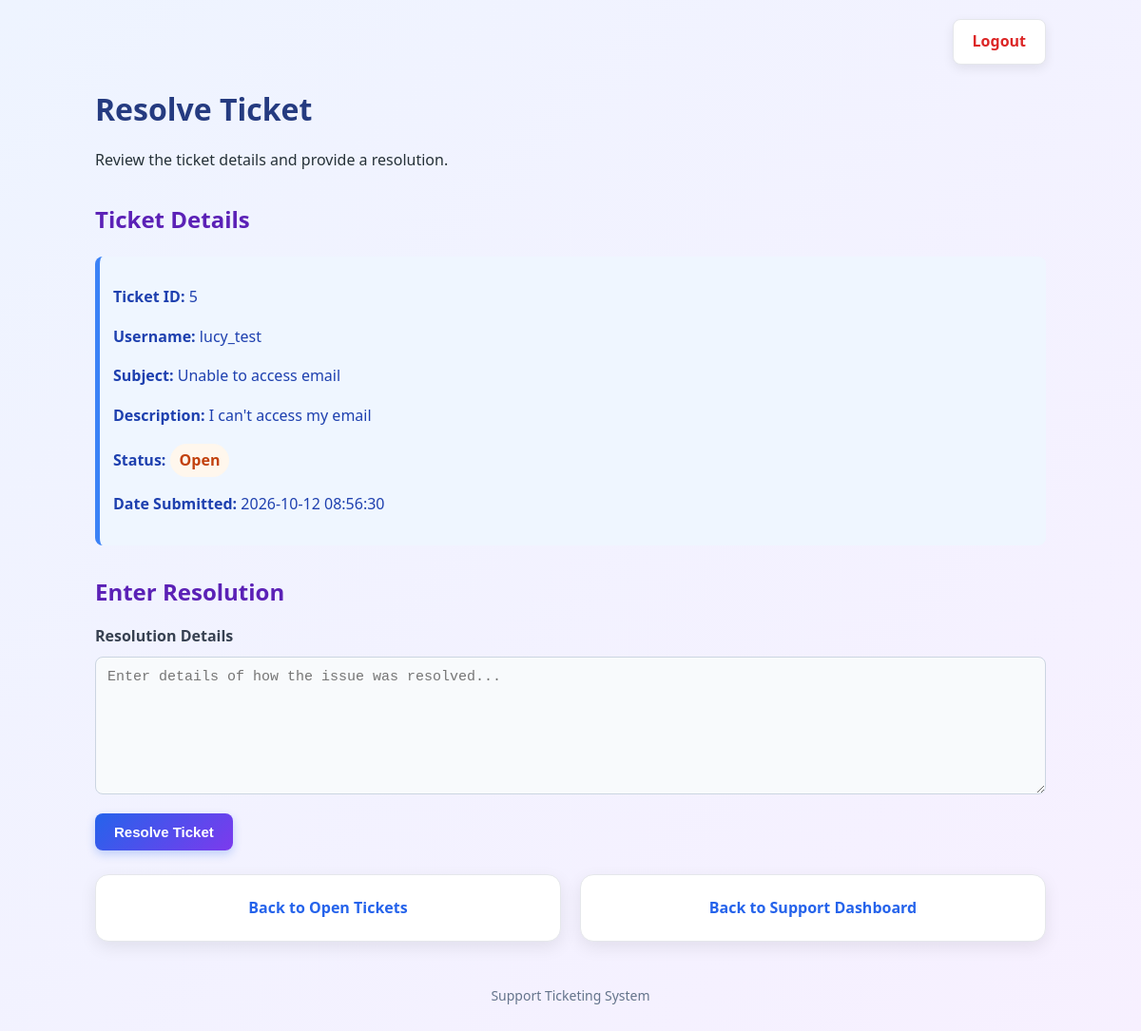
The app's page /resolve_ticket.php?id=5 (signed in) with its own data.
### tables this page shows
CREATE TABLE `tickets` (
  `ticket_id` int NOT NULL,
  `user_id` int NOT NULL,
  `subject` varchar(150) NOT NULL,
  `description` text NOT NULL,
  `status` enum('Open','Resolved','Closed') NOT NULL DEFAULT 'Open',
  `date_submitted` datetime NOT NULL DEFAULT CURRENT_TIMESTAMP,
  `resolution_details` text,
  `resolved_by` int DEFAULT NULL,
  `support_level` int NOT NULL DEFAULT '1'
);

CREATE TABLE `users` (
  `user_id` int NOT NULL,
  `username` varchar(50) NOT NULL,
  `password` varchar(255) NOT NULL,
  `full_name` varchar(100) NOT NULL,
  `email` varchar(100) NOT NULL
);

### html/resolve_ticket.php (the view, shortened to what this page needs)
<?php
require_once "config.php";
$ticket_id = isset($_GET["id"]) ? (int) $_GET["id"] : 0;
$ticket = null;
$sql = "SELECT
            tickets.ticket_id,
            tickets.subject,
            tickets.description,
            tickets.status,
            tickets.date_submitted,
            tickets.resolution_details,
            users.username
        FROM tickets
        INNER JOIN users
            ON tickets.user_id = users.user_id
        WHERE tickets.ticket_id = ?";
$stmt = $conn->prepare($sql);
$stmt->bind_param("i", $ticket_id);
$stmt->execute();
$result = $stmt->get_result();
if ($result->num_rows == 1) {
    $ticket = $result->fetch_assoc();
} else {
    $message = "Ticket not found.";
}
?>
<!DOCTYPE html>
<html lang="en">
<head>
    <link rel="stylesheet" href="style.css">
</head>
<body>
<div class="container">
    <div class="top-navigation">
        <a href="logout.php" class="top-logout">
            Logout
        </a>
    </div>
    <div class="dashboard-header">
        <h1>Resolve Ticket</h1>
        <p>
            Review the ticket details and provide a resolution.
        </p>
    </div>
    <?php if ($ticket): ?>
        <div class="form-card">
            <h2>Ticket Details</h2>
            <div class="info">
                <p>
                    <strong>Ticket ID:</strong>
                    <?php echo htmlspecialchars($ticket["ticket_id"]); ?>
                </p>
                <p>
                    <strong>Username:</strong>
                    <?php echo htmlspecialchars($ticket["username"]); ?>
                </p>
                <p>
                    <strong>Subject:</strong>
                    <?php echo htmlspecialchars($ticket["subject"]); ?>
                </p>
                <p>
                    <strong>Description:</strong>
                    <?php echo htmlspecialchars($ticket["description"]); ?>
                </p>
                <p>
                    <strong>Status:</strong>
                    <?php if ($ticket["status"] == "Open"): ?>
                        <span class="status-open">
                            Open
                        </span>
                    <?php elseif ($ticket["status"] == "Resolved"): ?>
                        <span class="status-resolved">
                            Resolved
                        </span>
                    <?php elseif ($ticket["status"] == "Closed"): ?>
                        <span class="status-closed">
                            Closed
                        </span>
                    <?php endif; ?>
                </p>
                <p>
                    <strong>Date Submitted:</strong>
                    <?php echo htmlspecialchars($ticket["date_submitted"]); ?>
                </p>
            </div>
        </div>
        <?php if ($ticket["status"] == "Open"): ?>
            <div class="form-card">
                <h2>Enter Resolution</h2>
                <form
                    method="POST"
                    action="resolve_ticket.php?id=<?php echo $ticket_id; ?>"
                >
                    <div class="form-group">
                        <label for="resolution_details">
                            Resolution Details
                        </label>
                        <textarea
                            id="resolution_details"
                            name="resolution_details"
                            rows="7"
                            placeholder="Enter details of how the issue was resolved..."
                            required
                        ></textarea>
                    </div>
                    <button
                        type="submit"
                        class="primary-button"
                    >
                        Resolve Ticket
                    </button>
                </form>
            </div>
        <?php endif; ?>
    <?php endif; ?>
    <div class="page-navigation">
        <a
            href="search_tickets.php"
            class="secondary-link"
        >
            Back to Open Tickets
        </a>
        <a
            href="support_dashboard.php"
            class="secondary-link"
        >
            Back to Support Dashboard
        </a>
    </div>
    <div class="footer">
        <p>Support Ticketing System</p>
    </div>
</div>
</body>
</html>

### html/style.css (style rules this page uses)
* { box-sizing: border-box; }
body { font-family: "Segoe UI", Arial, Helvetica, sans-serif; margin: 0; background: linear-gradient(135deg, #eef4ff, #f7f0ff); color: #263238; line-height: 1.6; }
.container { width: 90%; max-width: 1000px; margin: 20px auto; }
h1 { color: #253b80; margin-bottom: 15px; }
h2 { color: #5b21b6; margin-top: 30px; margin-bottom: 15px; }
.page-navigation { display: flex; gap: 20px; margin-top: 25px; flex-wrap: wrap; }
.secondary-link { display: block; flex: 1; min-width: 220px; background: white; padding: 22px 25px; border-radius: 14px; border: 1px solid #e5e7eb; box-shadow: 0 6px 18px rgba(0, 0, 0, 0.08); color: #2563eb; text-decoration: none; font-weight: 600; text-align: center; transition: all 0.2s ease; }
button { background: linear-gradient(135deg, #2563eb, #7c3aed); color: white; border: none; padding: 11px 20px; border-radius: 8px; cursor: pointer; font-size: 15px; font-weight: 600; box-shadow: 0 4px 10px rgba(37, 99, 235, 0.25); transition: all 0.2s ease; }
label { font-weight: 600; color: #374151; }
input[type="text"], input[type="email"], input[type="password"], textarea { width: 100%; max-width: 650px; padding: 12px; margin-top: 6px; margin-bottom: 18px; border: 1px solid #cbd5e1; border-radius: 8px; font-size: 15px; background: #f8fafc; transition: border 0.2s ease, box-shadow 0.2s ease; }
.status-open { display: inline-block; background: #fff7ed; color: #c2410c; padding: 5px 10px; border-radius: 20px; font-weight: 700; }
.info { background: #eff6ff; color: #1e40af; border-left: 5px solid #3b82f6; padding: 14px; border-radius: 8px; margin: 20px 0; }
.footer { text-align: center; margin-top: 20px; padding: 12px; color: #64748b; font-size: 14px; }
.form-group { display: block; width: 100%; margin-bottom: 20px; }
.form-group label { display: block; width: 100%; margin-bottom: 8px; }
.form-group input, .form-group textarea { display: block; width: 100%; max-width: 100%; }
.top-navigation { display: flex; justify-content: flex-end; margin-bottom: 15px; }
.top-logout { display: inline-block; padding: 10px 20px; border-radius: 8px; background: white; color: #dc2626; text-decoration: none; font-weight: 600; border: 1px solid #e5e7eb; box-shadow: 0 4px 12px rgba(0, 0, 0, 0.08); transition: all 0.2s ease; }

### records on screen
tickets: ticket_id "5", user.username "lucy_test", subject "Unable to access email", description "I can't access my email", date_submitted "2026-10-12 08:56:30"
